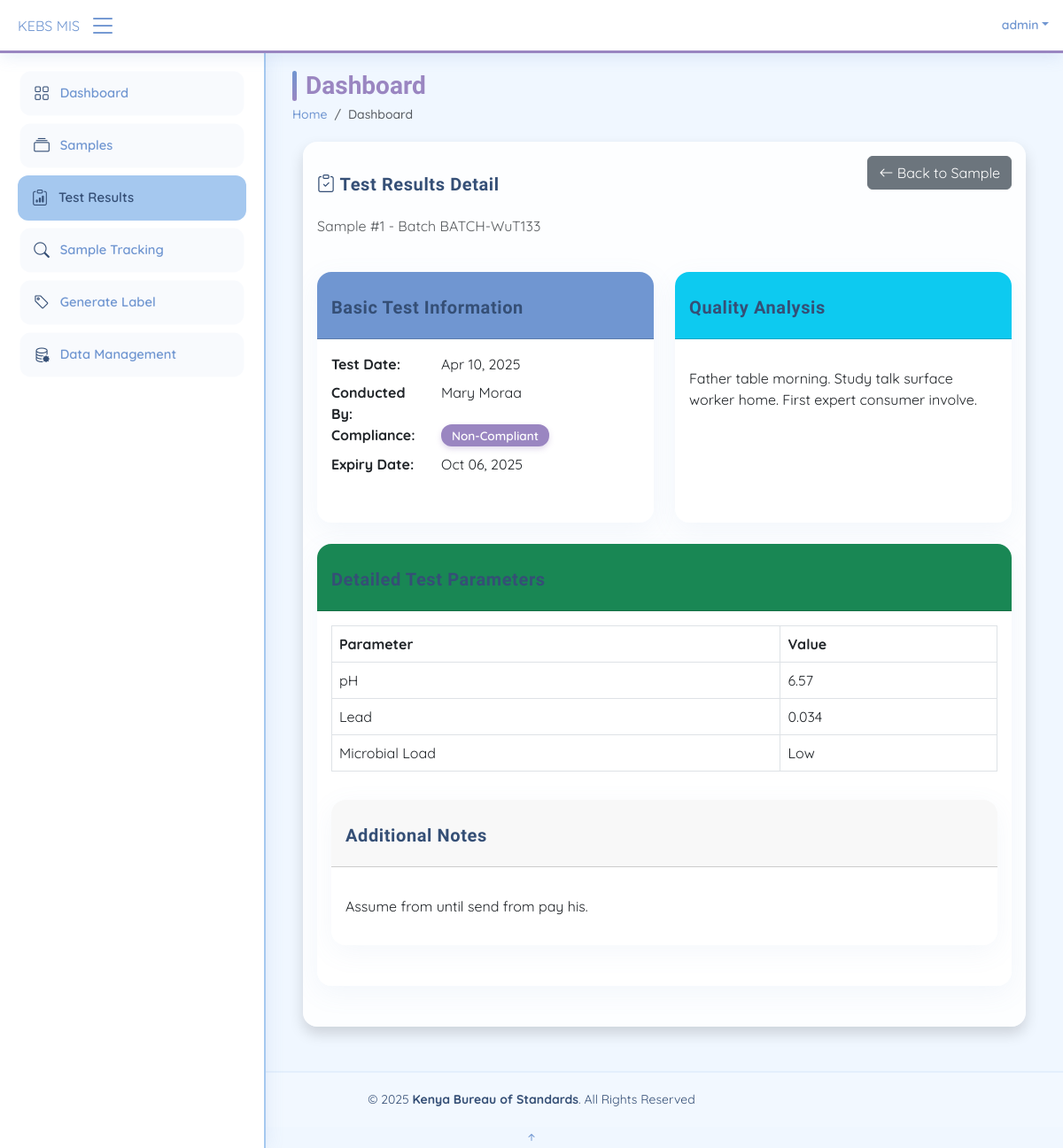
The app's page /kebs/test-results/1/ (signed in) with its own data.
### kebs/models.py (models this page shows, shortened)
class Sample(models.Model):
    STATUS_CHOICES = [
        ('Pending', 'Pending'),
        ('In Progress', 'In Progress'),
        ('Completed', 'Completed'),
    ]
    TYPE_CHOICES = [
        ('Food', 'Food'),
        ('Chemical', 'Chemical'),
        ('Textile', 'Textile'),
        ('Other', 'Other'),
    ]
    sample_id = models.AutoField(primary_key=True)
    sample_type = models.CharField(max_length=100, choices=TYPE_CHOICES)
    sample_origin = models.CharField(max_length=100)
    batch_number = models.CharField(max_length=50, unique=True)
    testing_status = models.CharField(max_length=20, choices=STATUS_CHOICES, default="Pending")
    test_date = models.DateField(auto_now_add=True)
    metadata = models.TextField(blank=True, null=True)
    submitted_by = models.ForeignKey(
        User,
        on_delete=models.SET_NULL,
        null=True,
        related_name='submitted_samples'
    )
    submitted_at = models.DateTimeField(default=now)
    class Meta:
        ordering = ['-test_date', '-sample_id']
        verbose_name = "Sample"
        verbose_name_plural = "Samples"

class SampleTestResult(models.Model):
    COMPLIANCE_CHOICES = [
        (True, 'Compliant'),
        (False, 'Non-Compliant'),
    ]
    sample = models.ForeignKey(
        Sample,
        on_delete=models.CASCADE,
        related_name='test_results'
    )
    quality_analysis = models.TextField()
    compliance_status = models.BooleanField(choices=COMPLIANCE_CHOICES, default=False)
    test_date = models.DateTimeField(auto_now_add=True)
    expiry_date = models.DateTimeField()
    conducted_by = models.ForeignKey(
        User,
        on_delete=models.SET_NULL,
        null=True,
        related_name='conducted_tests'
    )
    class Meta:
        ordering = ['-test_date']
        verbose_name = "Sample Test Result"
        verbose_name_plural = "Sample Test Results"

class TestResultDetail(models.Model):
    test_result = models.OneToOneField(
        SampleTestResult,
        on_delete=models.CASCADE,
        related_name='detail'
    )
    parameters = models.JSONField(blank=True, null=True)
    additional_notes = models.TextField(blank=True, null=True)

### kebs/views.py (the view)
# urls.py: path('test-results/<int:sample_id>/', views.test_results_detail, name='test_results_detail'),
@login_required
def test_results_detail(request, sample_id):
    sample = get_object_or_404(Sample, sample_id=sample_id)
    test_result = sample.test_results.order_by('-test_date').first()
    if not test_result:
        messages.warning(request, f"No test results found for Sample #{sample_id}")
        return redirect('kebs:sample_detail', sample_id=sample_id)
    try:
        detail = test_result.detail
    except TestResultDetail.DoesNotExist:
        detail = None
    context = {
        'sample': sample,
        'test_result': test_result,
        'detail': detail,
    }
    return render(request, 'samples/test_results_detail.html', context)

### templates/samples/test_results_detail.html (shortened to what this page needs)
{% extends 'base.html' %}
{% block content %}
<div class="container">
    <div class="card shadow">
        <div class="card-body">
            {% if test_result %}
                <div class="row mb-4">
                    <div class="col">
                        <h2 class="card-title"><i class="bi bi-clipboard-check"></i> Test Results Detail</h2>
                        <p class="text-muted">Sample #{{ sample.sample_id }} - Batch {{ sample.batch_number }}</p>
                    </div>
                    <div class="col-auto">
                        <a href="{% url 'kebs:sample_detail' sample.sample_id %}" class="btn btn-secondary">
                            <i class="bi bi-arrow-left"></i> Back to Sample
                        </a>
                    </div>
                </div>
                <div class="row g-4">
                    <div class="col-md-6">
                        <div class="card border-primary h-100">
                            <div class="card-header bg-primary text-white">
                                <h5 class="card-title mb-0">Basic Test Information</h5>
                            </div>
                            <div class="card-body">
                                <dl class="row mb-0">
                                    <dt class="col-sm-4">Test Date:</dt>
                                    <dd class="col-sm-8">{{ test_result.test_date|date:"M d, Y" }}</dd>
                                    <dt class="col-sm-4">Conducted By:</dt>
                                    <dd class="col-sm-8">
                                        {% if test_result.conducted_by %}
                                            {{ test_result.conducted_by.get_full_name|default:test_result.conducted_by.username }}
                                        {% else %}
                                            N/A
                                        {% endif %}
                                    </dd>
                                    <dt class="col-sm-4">Compliance:</dt>
                                    <dd class="col-sm-8">
                                        <span class="badge {% if test_result.compliance_status %}badge-completed{% else %}badge-non-compliant{% endif %}">
                                            {% if test_result.compliance_status %}Compliant{% else %}Non-Compliant{% endif %}
                                        </span>
                                    </dd>
                                    <dt class="col-sm-4">Expiry Date:</dt>
                                    <dd class="col-sm-8">{{ test_result.expiry_date|date:"M d, Y" }}</dd>
                                </dl>
                            </div>
                        </div>
                    </div>
                    <div class="col-md-6">
                        <div class="card border-info h-100">
                            <div class="card-header bg-info text-white">
                                <h5 class="card-title mb-0">Quality Analysis</h5>
                            </div>
                            <div class="card-body">
                                <p>{{ test_result.quality_analysis|linebreaks }}</p>
                            </div>
                        </div>
                    </div>
                </div>
                {% if detail %}
                    <div class="card mt-4 border-success">
                        <div class="card-header bg-success text-white">
                            <h5 class="card-title mb-0">Detailed Test Parameters</h5>
                        </div>
                        <div class="card-body">
                            {% if detail.parameters %}
                                <div class="table-responsive">
                                    <table class="table table-bordered">
                                        <thead>
                                        <tr>
                                            <th>Parameter</th>
                                            <th>Value</th>
                                        </tr>
                                        </thead>
                                        <tbody>
                                        {% for key, value in detail.parameters.items %}
                                            <tr>
                                                <td>{{ key }}</td>
                                                <td>{{ value }}</td>
                                            </tr>
                                        {% endfor %}
                                        </tbody>
                                    </table>
                                </div>
                            {% else %}
                                <div class="alert alert-info">
                                    No detailed parameters available.
                                </div>
                            {% endif %}
                            {% if detail.additional_notes %}
                                <div class="card mt-3">
                                    <div class="card-header">
                                        <h5 class="card-title mb-0">Additional Notes</h5>
                                    </div>
                                    <div class="card-body">
                                        <p>{{ detail.additional_notes|linebreaks }}</p>
                                    </div>
                                </div>
                            {% endif %}
                        </div>
                    </div>
                {% endif %}
            {% endif %}
        </div>
    </div>
</div>
{% endblock %}

### templates/base.html (shortened to what this page needs)
{% load static %}
<!DOCTYPE html>
<html lang="en">
<head>
  <link href="https://cdn.jsdelivr.net/npm/bootstrap@5.3.0/dist/css/bootstrap.min.css" rel="stylesheet">
  <link href="https://cdn.jsdelivr.net/npm/bootstrap-icons@1.10.5/font/bootstrap-icons.css" rel="stylesheet">
</head>
<body>
  <header id="header" class="header fixed-top d-flex align-items-center">
    <div class="d-flex align-items-center justify-content-between">
      <a href="{% url 'kebs:dashboard' %}" class="logo d-flex align-items-center">
        <span class="d-none d-lg-block">KEBS MIS</span>
      </a>
      <i class="bi bi-list toggle-sidebar-btn"></i>
    </div>
    <nav class="header-nav ms-auto">
      <ul class="d-flex align-items-center">
        <li class="nav-item dropdown pe-3">
          <a class="nav-link nav-profile d-flex align-items-center pe-0" href="#" data-bs-toggle="dropdown">
            <span class="d-none d-md-block dropdown-toggle ps-2">{{ request.user.username|default:"User" }}</span>
          </a>
        </li>
      </ul>
    </nav>
  </header>
  <aside id="sidebar" class="sidebar">
    <ul class="sidebar-nav" id="sidebar-nav">
      <li class="nav-item">
        <a class="nav-link {% if request.path == '/sample-mis/' %}{% else %}collapsed{% endif %}" href="{% url 'kebs:dashboard' %}">
          <i class="bi bi-grid"></i>
          <span>Dashboard</span>
        </a>
      </li>
      <li class="nav-item">
        <a class="nav-link {% if '/samples/' in request.path and not '/test-results/' in request.path and not '/sample-tracking/' in request.path %}{% else %}collapsed{% endif %}" href="{% url 'kebs:sample_list' %}">
          <i class="bi bi-collection"></i>
          <span>Samples</span>
        </a>
      </li>
      <li class="nav-item">
        <a class="nav-link {% if '/test-results/' in request.path %}{% else %}collapsed{% endif %}" href="{% url 'kebs:test_results' %}">
          <i class="bi bi-clipboard-data"></i>
          <span>Test Results</span>
        </a>
      </li>
      <li class="nav-item">
        <a class="nav-link {% if '/sample-tracking/' in request.path %}{% else %}collapsed{% endif %}" href="{% url 'kebs:sample_tracking' %}">
          <i class="bi bi-search"></i>
          <span>Sample Tracking</span>
        </a>
      </li>
      <li class="nav-item">
        <a class="nav-link {% if '/generate-label-page/' in request.path %}{% else %}collapsed{% endif %}" href="{% url 'kebs:generate_label_page' %}">
          <i class="bi bi-tag"></i>
          <span>Generate Label</span>
        </a>
      </li>
      <li class="nav-item">
        <a class="nav-link {% if '/data-management/' in request.path %}{% else %}collapsed{% endif %}" href="{% url 'kebs:data_management' %}">
          <i class="bi bi-database-gear"></i>
          <span>Data Management</span>
        </a>
      </li>
    </ul>
  </aside>
  <main id="main" class="main">
    <div class="pagetitle">
      <h1>{% block page_title %}Dashboard{% endblock %}</h1>
      <nav>
        <ol class="breadcrumb">
          {% block breadcrumbs %}
          <li class="breadcrumb-item"><a href="{% url 'kebs:dashboard' %}">Home</a></li>
          <li class="breadcrumb-item active">Dashboard</li>
          {% endblock %}
        </ol>
      </nav>
    </div>
    <section class="section">
      {% block content %}{% endblock %}
    </section>
  </main>
  <footer id="footer" class="footer">
    <div class="copyright text-center">
      &copy; {% now "Y" %} <strong><span>Kenya Bureau of Standards</span></strong>. All Rights Reserved
    </div>
  </footer>
  <a href="#" class="back-to-top d-flex align-items-center justify-content-center"><i class="bi bi-arrow-up-short"></i></a>
</body>
</html>

### templates/base.html (style rules this page uses)
:root { --bs-primary: #7096d1; --bs-primary-rgb: 112, 150, 209; --bs-secondary: #a5c8ef; --bs-secondary-rgb: 165, 200, 239; --bs-accent: #9a86c1; --bs-accent-rgb: 154, 134, 193; --bs-highlight: #62c2f3; --bs-highlight-rgb: 98, 194, 243; --bs-dark: #354f76; --bs-dark-rgb: 53, 79, 118; }
body { font-family: "Quicksand", "Open Sans", sans-serif; background: #f0f7ff; color: var(--bs-dark); }
h1, h2, h3, h4, h5, h6 { font-family: "Comfortaa", sans-serif; font-weight: 600; }
a { color: var(--bs-primary); text-decoration: none; transition: all 0.3s ease; }
.header { transition: all 0.5s; z-index: 997; height: 60px; box-shadow: 0px 2px 20px rgba(var(--bs-primary-rgb), 0.2); background-color: #fff; padding-left: 20px; border-bottom: 3px solid var(--bs-accent); }
.header .toggle-sidebar-btn { font-size: 32px; padding-left: 10px; cursor: pointer; color: var(--bs-primary); display: flex; align-items: center; justify-content: center; transition: transform 0.3s ease; }
.header-nav ul { list-style: none; }
.header-nav > ul { margin: 0; padding: 0; }
.header-nav .nav-profile { color: var(--bs-primary); }
.header-nav .nav-profile span { font-size: 14px; font-weight: 600; }
.sidebar { position: fixed; top: 60px; left: 0; bottom: 0; width: 300px; z-index: 996; transition: all 0.4s cubic-bezier(0.25, 0.8, 0.25, 1); padding: 20px; overflow-y: auto; scrollbar-width: thin; scrollbar-color: var(--bs-accent) transparent; box-shadow: 0px 0px 20px rgba(var(--bs-primary-rgb), 0.15); background-color: #fff; will-change: transform; border-right: 2px solid var(--bs-secondary); }
.sidebar-nav { padding: 0; margin: 0; list-style: none; }
.sidebar-nav li { padding: 0; margin: 0; list-style: none; }
.sidebar-nav .nav-item { margin-bottom: 5px; }
.sidebar-nav .nav-link { display: flex; align-items: center; font-size: 15px; font-weight: 600; color: var(--bs-dark); background: var(--bs-secondary); padding: 12px 16px; border-radius: 12px; margin-bottom: 8px; transition: all 0.3s cubic-bezier(0.25, 0.8, 0.25, 1); }
.sidebar-nav .nav-link i { font-size: 18px; margin-right: 12px; color: var(--bs-dark); transition: all 0.3s ease; }
.sidebar-nav .nav-link.collapsed { color: var(--bs-primary); background: rgba(var(--bs-primary-rgb), 0.05); transform: scale(0.98); }
#main { margin-top: 60px; padding: 20px 30px; transition: all 0.4s cubic-bezier(0.25, 0.8, 0.25, 1); will-change: margin; }
@media (min-width: 1200px) { #main { margin-left: 300px; } }
.pagetitle { margin-bottom: 20px; }
.pagetitle h1 { font-size: 28px; margin-bottom: 5px; font-weight: 600; color: var(--bs-accent); font-family: "Comfortaa", sans-serif; position: relative; padding-left: 15px; }
.pagetitle h1::before { content: ""; position: absolute; left: 0; top: 0; bottom: 0; width: 5px; background: linear-gradient(to bottom, var(--bs-primary), var(--bs-accent)); border-radius: 4px; }
.breadcrumb { font-size: 14px; color: var(--bs-secondary); font-weight: 500; font-family: "Quicksand", sans-serif; }
.card { margin-bottom: 30px; border: none; border-radius: 16px; box-shadow: 0 8px 30px rgba(var(--bs-primary-rgb), 0.08); transition: all 0.3s ease; overflow: hidden; background-color: rgba(255, 255, 255, 0.85); }
.card-title { padding: 20px 0 15px 0; font-size: 20px; font-weight: 600; color: var(--bs-dark); font-family: "Comfortaa", sans-serif; letter-spacing: 0.03em; }
.badge-non-compliant { background-color: var(--bs-accent); color: #fff; padding: 6px 12px; border-radius: 12px; font-size: 0.85rem; font-family: "Quicksand", sans-serif; font-weight: 600; transition: all 0.3s ease; box-shadow: 0 3px 6px rgba(var(--bs-accent-rgb), 0.3); }
.footer { padding: 20px 0; font-size: 14px; transition: all 0.3s; border-top: 2px solid rgba(var(--bs-secondary-rgb), 0.2); background-color: rgba(245, 250, 255, 0.5); font-family: "Quicksand", sans-serif; }

### records on screen
Sample: sample_id "1", batch_number "BATCH-WuT133"
SampleTestResult: test_date "Apr 10, 2025", conducted_by.get_full_name "Mary Moraa", expiry_date "Oct 06, 2025", quality_analysis "Father table morning. Study talk surface worker home. First expert consumer involve."
TestResultDetail: additional_notes "Assume from until send from pay his."

### other values on screen
{{ request.user.username|default:"User" }} "admin"
{{ key }} "pH" "Lead" "Microbial Load"
{{ value }} "6.57" "0.034" "Low"
